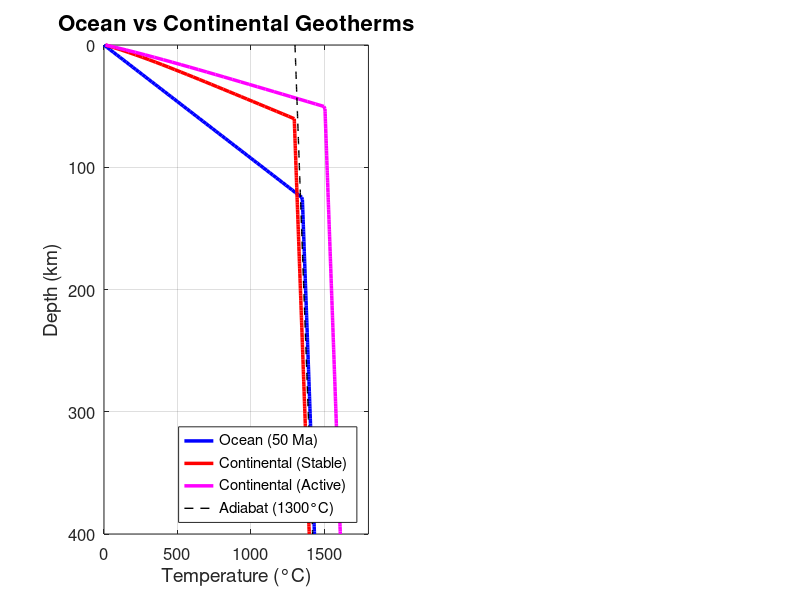

MATLAB code to generate this figure: (Note: this script raises an error after producing the figure.)
function plot_ocean_continental_geotherms()
    % 绘制大洋和大陆地温线
    
    % 深度范围 (km)
    depth = linspace(0, 400, 200);
    
    % 计算地温线
    T_ocean = ocean_geotherm(depth, 50);           % 50 Ma 大洋
    T_cont_stable = continental_geotherm(depth, 50, 15); % 稳定大陆
    T_cont_active = continental_geotherm(depth, 70, 35); % 活动大陆
    
    % 绘图
    figure('Position', [100, 100, 1200, 600]);
    
    % 主图
    subplot(1,2,1);
    plot(T_ocean, depth, 'b-', 'LineWidth', 2.5, 'DisplayName', 'Ocean (50 Ma)');
    hold on;
    plot(T_cont_stable, depth, 'r-', 'LineWidth', 2.5, 'DisplayName', 'Continental (Stable)');
    plot(T_cont_active, depth, 'm-', 'LineWidth', 2.5, 'DisplayName', 'Continental (Active)');
    
    % 绝热参考线
    T_adiabat = adiabat(depth, 1300);
    plot(T_adiabat, depth, 'k--', 'LineWidth', 1, 'DisplayName', 'Adiabat (1300°C)');
    
    set(gca, 'YDir', 'reverse', 'FontSize', 12);
    xlabel('Temperature (°C)', 'FontSize', 14);
    ylabel('Depth (km)', 'FontSize', 14);
    title('Ocean vs Continental Geotherms', 'FontSize', 16);
    legend('Location', 'southeast');
    grid on;
    xlim([0, 1800]);
    ylim([0, 400]);
    
    % 标记重要深度
    yline(410, 'k:', '410 km', 'LabelHorizontalAlignment', 'left');
    yline(660, 'k:', '660 km', 'LabelHorizontalAlignment', 'left');
    
    % 标记LAB
    [~, lab_ocean] = find_lab(T_ocean, depth);
    [~, lab_stable] = find_lab(T_cont_stable, depth);
    [~, lab_active] = find_lab(T_cont_active, depth);
    
    plot(1300, lab_ocean, 'bo', 'MarkerSize', 8, 'MarkerFaceColor', 'b');
    plot(1300, lab_stable, 'ro', 'MarkerSize', 8, 'MarkerFaceColor', 'r');
    plot(1300, lab_active, 'mo', 'MarkerSize', 8, 'MarkerFaceColor', 'm');
    
    % 温度梯度图
    subplot(1,2,2);
    
    dTdz_ocean = gradient(T_ocean, depth);
    dTdz_stable = gradient(T_cont_stable, depth);
    dTdz_active = gradient(T_cont_active, depth);
    
    plot(dTdz_ocean, depth, 'b-', 'LineWidth', 2, 'DisplayName', 'Ocean');
    hold on;
    plot(dTdz_stable, depth, 'r-', 'LineWidth', 2, 'DisplayName', 'Stable');
    plot(dTdz_active, depth, 'm-', 'LineWidth', 2, 'DisplayName', 'Active');
    
    set(gca, 'YDir', 'reverse', 'FontSize', 12);
    xlabel('dT/dz (°C/km)', 'FontSize', 14);
    ylabel('Depth (km)', 'FontSize', 14);
    title('Temperature Gradients', 'FontSize', 16);
    legend;
    grid on;
    ylim([0, 400]);
    
    xline(0.5, 'k--', 'Adiabatic', 'LineWidth', 1);
    
    % 输出结果
    fprintf('LAB depths:\n');
    fprintf('  Ocean: %.0f km\n', lab_ocean);
    fprintf('  Stable continental: %.0f km\n', lab_stable);
    fprintf('  Active continental: %.0f km\n', lab_active);
end

function T = ocean_geotherm(z, age)
    % 大洋地温线 - 板块模型 + 绝热延伸
    Tm = 1350;      % 地幔温度 (°C)
    Ts = 0;         % 地表温度 (°C)
    L = 125;        % 板块厚度 (km)
    
    T = zeros(size(z));
    
    for i = 1:length(z)
        if z(i) <= L
            % 板块冷却模型
            T(i) = Ts + (Tm - Ts) * z(i)/L;
        else
            % 绝热延伸
            T_LAB = Ts + (Tm - Ts);
            T(i) = T_LAB + 0.3 * (z(i) - L); % 0.3 K/km
        end
    end
end

function T = continental_geotherm(z, q_s, q_b)
    % 大陆地温线 - 传导 + 对流 + 绝热延伸
    Ts = 10;        % 地表温度 (°C)
    k = 2.5;        % 热导率 (W/m·K)
    A0 = 2e-6;      % 生热率 (W/m³)
    D = 10;         % 生热层厚度 (km)
    Tm = 1300;      % 地幔温度 (°C)
    
    % 转换为标准单位
    q_s = q_s / 1000;   % W/m²
    q_b = q_b / 1000;   % W/m²
    D_m = D * 1000;     % m
    
    % 确定岩石圈厚度
    L = find_L(q_s, Ts, Tm, k, A0, D_m);
    
    T = zeros(size(z));
    
    for i = 1:length(z)
        if z(i) <= L
            % 岩石圈内
            z_m = z(i) * 1000;
            T(i) = Ts + (q_s/k)*z_m + (A0*D_m^2/k)*(1 - exp(-z_m/D_m));
        else
            % 绝热延伸
            z_LAB_m = L * 1000;
            T_LAB = Ts + (q_s/k)*z_LAB_m + (A0*D_m^2/k)*(1 - exp(-L));
            T(i) = T_LAB + 0.3 * (z(i) - L);
        end
    end
end

function L = find_L(q_s, Ts, Tm, k, A0, D)
    % 求解岩石圈厚度
    L_min = 50;
    L_max = 300;
    tolerance = 1;
    
    while (L_max - L_min) > tolerance
        L_mid = (L_min + L_max) / 2;
        L_mid_m = L_mid * 1000;
        
        T_LAB = Ts + (q_s/k)*L_mid_m + (A0*D^2/k)*(1 - exp(-L_mid));
        
        if T_LAB < Tm
            L_min = L_mid;
        else
            L_max = L_mid;
        end
    end
    
    L = (L_min + L_max) / 2;
end

function T = adiabat(z, Tp)
    % 绝热地温线
    T = Tp + 0.3 * z; % 0.3 K/km
end

function [T_lab, z_lab] = find_lab(T, depth)
    % 找到LAB (T = 1300°C)
    [~, idx] = min(abs(T - 1300));
    T_lab = T(idx);
    z_lab = depth(idx);
end